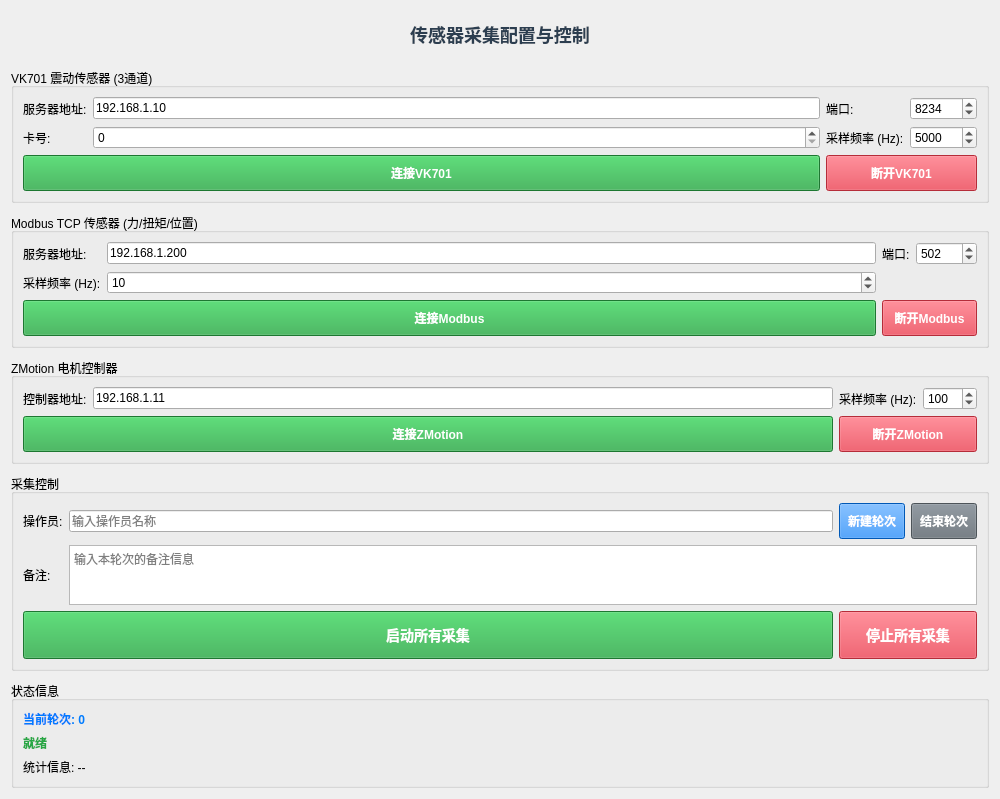
<?xml version="1.0" encoding="UTF-8"?>
<ui version="4.0">
 <class>SensorPage</class>
 <widget class="QWidget" name="SensorPage">
  <property name="geometry">
   <rect>
    <x>0</x>
    <y>0</y>
    <width>1000</width>
    <height>700</height>
   </rect>
  </property>
  <property name="windowTitle">
   <string>传感器采集控制</string>
  </property>
  <layout class="QVBoxLayout" name="verticalLayout">
   <property name="spacing">
    <number>10</number>
   </property>
   <item>
    <widget class="QLabel" name="label_title">
     <property name="text">
      <string>传感器采集配置与控制</string>
     </property>
     <property name="alignment">
      <set>Qt::AlignCenter</set>
     </property>
     <property name="styleSheet">
      <string>font-size: 18px; font-weight: bold; color: #2c3e50; padding: 10px;</string>
     </property>
    </widget>
   </item>
   
   <!-- VK701配置区 -->
   <item>
    <widget class="QGroupBox" name="groupBox_vk701">
     <property name="title">
      <string>VK701 震动传感器 (3通道)</string>
     </property>
     <layout class="QGridLayout" name="gridLayout_vk701">
      <item row="0" column="0">
       <widget class="QLabel" name="label_vk701_address">
        <property name="text">
         <string>服务器地址:</string>
        </property>
       </widget>
      </item>
      <item row="0" column="1">
       <widget class="QLineEdit" name="le_vk701_address">
        <property name="text">
         <string>192.168.1.10</string>
        </property>
       </widget>
      </item>
      <item row="0" column="2">
       <widget class="QLabel" name="label_vk701_port">
        <property name="text">
         <string>端口:</string>
        </property>
       </widget>
      </item>
      <item row="0" column="3">
       <widget class="QSpinBox" name="spin_vk701_port">
        <property name="minimum">
         <number>1</number>
        </property>
        <property name="maximum">
         <number>65535</number>
        </property>
        <property name="value">
         <number>8234</number>
        </property>
       </widget>
      </item>
      <item row="1" column="0">
       <widget class="QLabel" name="label_vk701_cardid">
        <property name="text">
         <string>卡号:</string>
        </property>
       </widget>
      </item>
      <item row="1" column="1">
       <widget class="QSpinBox" name="spin_vk701_cardid">
        <property name="minimum">
         <number>0</number>
        </property>
        <property name="maximum">
         <number>10</number>
        </property>
        <property name="value">
         <number>0</number>
        </property>
       </widget>
      </item>
      <item row="1" column="2">
       <widget class="QLabel" name="label_vk701_frequency">
        <property name="text">
         <string>采样频率 (Hz):</string>
        </property>
       </widget>
      </item>
      <item row="1" column="3">
       <widget class="QSpinBox" name="spin_vk701_frequency">
        <property name="minimum">
         <number>100</number>
        </property>
        <property name="maximum">
         <number>100000</number>
        </property>
        <property name="singleStep">
         <number>100</number>
        </property>
        <property name="value">
         <number>5000</number>
        </property>
       </widget>
      </item>
      <item row="2" column="0" colspan="2">
       <widget class="QPushButton" name="btn_vk701_connect">
        <property name="text">
         <string>连接VK701</string>
        </property>
        <property name="styleSheet">
         <string>background-color: #28a745; color: white; font-weight: bold; padding: 8px;</string>
        </property>
       </widget>
      </item>
      <item row="2" column="2" colspan="2">
       <widget class="QPushButton" name="btn_vk701_disconnect">
        <property name="text">
         <string>断开VK701</string>
        </property>
        <property name="enabled">
         <bool>false</bool>
        </property>
        <property name="styleSheet">
         <string>background-color: #dc3545; color: white; font-weight: bold; padding: 8px;</string>
        </property>
       </widget>
      </item>
     </layout>
    </widget>
   </item>
   
   <!-- Modbus TCP配置区 -->
   <item>
    <widget class="QGroupBox" name="groupBox_mdb">
     <property name="title">
      <string>Modbus TCP 传感器 (力/扭矩/位置)</string>
     </property>
     <layout class="QGridLayout" name="gridLayout_mdb">
      <item row="0" column="0">
       <widget class="QLabel" name="label_mdb_address">
        <property name="text">
         <string>服务器地址:</string>
        </property>
       </widget>
      </item>
      <item row="0" column="1">
       <widget class="QLineEdit" name="le_mdb_address">
        <property name="text">
         <string>192.168.1.200</string>
        </property>
       </widget>
      </item>
      <item row="0" column="2">
       <widget class="QLabel" name="label_mdb_port">
        <property name="text">
         <string>端口:</string>
        </property>
       </widget>
      </item>
      <item row="0" column="3">
       <widget class="QSpinBox" name="spin_mdb_port">
        <property name="minimum">
         <number>1</number>
        </property>
        <property name="maximum">
         <number>65535</number>
        </property>
        <property name="value">
         <number>502</number>
        </property>
       </widget>
      </item>
      <item row="1" column="0">
       <widget class="QLabel" name="label_mdb_frequency">
        <property name="text">
         <string>采样频率 (Hz):</string>
        </property>
       </widget>
      </item>
      <item row="1" column="1">
       <widget class="QSpinBox" name="spin_mdb_frequency">
        <property name="minimum">
         <number>1</number>
        </property>
        <property name="maximum">
         <number>1000</number>
        </property>
        <property name="value">
         <number>10</number>
        </property>
       </widget>
      </item>
      <item row="2" column="0" colspan="2">
       <widget class="QPushButton" name="btn_mdb_connect">
        <property name="text">
         <string>连接Modbus</string>
        </property>
        <property name="styleSheet">
         <string>background-color: #28a745; color: white; font-weight: bold; padding: 8px;</string>
        </property>
       </widget>
      </item>
      <item row="2" column="2" colspan="2">
       <widget class="QPushButton" name="btn_mdb_disconnect">
        <property name="text">
         <string>断开Modbus</string>
        </property>
        <property name="enabled">
         <bool>false</bool>
        </property>
        <property name="styleSheet">
         <string>background-color: #dc3545; color: white; font-weight: bold; padding: 8px;</string>
        </property>
       </widget>
      </item>
     </layout>
    </widget>
   </item>
   
   <!-- ZMotion配置区 -->
   <item>
    <widget class="QGroupBox" name="groupBox_motor">
     <property name="title">
      <string>ZMotion 电机控制器</string>
     </property>
     <layout class="QGridLayout" name="gridLayout_motor">
      <item row="0" column="0">
       <widget class="QLabel" name="label_motor_address">
        <property name="text">
         <string>控制器地址:</string>
        </property>
       </widget>
      </item>
      <item row="0" column="1">
       <widget class="QLineEdit" name="le_motor_address">
        <property name="text">
         <string>192.168.1.11</string>
        </property>
       </widget>
      </item>
      <item row="0" column="2">
       <widget class="QLabel" name="label_motor_frequency">
        <property name="text">
         <string>采样频率 (Hz):</string>
        </property>
       </widget>
      </item>
      <item row="0" column="3">
       <widget class="QSpinBox" name="spin_motor_frequency">
        <property name="minimum">
         <number>1</number>
        </property>
        <property name="maximum">
         <number>1000</number>
        </property>
        <property name="value">
         <number>100</number>
        </property>
       </widget>
      </item>
      <item row="1" column="0" colspan="2">
       <widget class="QPushButton" name="btn_motor_connect">
        <property name="text">
         <string>连接ZMotion</string>
        </property>
        <property name="styleSheet">
         <string>background-color: #28a745; color: white; font-weight: bold; padding: 8px;</string>
        </property>
       </widget>
      </item>
      <item row="1" column="2" colspan="2">
       <widget class="QPushButton" name="btn_motor_disconnect">
        <property name="text">
         <string>断开ZMotion</string>
        </property>
        <property name="enabled">
         <bool>false</bool>
        </property>
        <property name="styleSheet">
         <string>background-color: #dc3545; color: white; font-weight: bold; padding: 8px;</string>
        </property>
       </widget>
      </item>
     </layout>
    </widget>
   </item>
   
   <!-- 采集控制区 -->
   <item>
    <widget class="QGroupBox" name="groupBox_control">
     <property name="title">
      <string>采集控制</string>
     </property>
     <layout class="QGridLayout" name="gridLayout_control">
      <item row="0" column="0">
       <widget class="QLabel" name="label_operator">
        <property name="text">
         <string>操作员:</string>
        </property>
       </widget>
      </item>
      <item row="0" column="1">
       <widget class="QLineEdit" name="le_operator">
        <property name="placeholderText">
         <string>输入操作员名称</string>
        </property>
       </widget>
      </item>
      <item row="0" column="2">
       <widget class="QPushButton" name="btn_new_round">
        <property name="text">
         <string>新建轮次</string>
        </property>
        <property name="styleSheet">
         <string>background-color: #007bff; color: white; font-weight: bold; padding: 8px;</string>
        </property>
       </widget>
      </item>
      <item row="0" column="3">
       <widget class="QPushButton" name="btn_end_round">
        <property name="text">
         <string>结束轮次</string>
        </property>
        <property name="styleSheet">
         <string>background-color: #6c757d; color: white; font-weight: bold; padding: 8px;</string>
        </property>
       </widget>
      </item>
      <item row="1" column="0">
       <widget class="QLabel" name="label_note_label">
        <property name="text">
         <string>备注:</string>
        </property>
       </widget>
      </item>
      <item row="1" column="1" colspan="3">
       <widget class="QTextEdit" name="te_note">
        <property name="maximumSize">
         <size>
          <width>16777215</width>
          <height>60</height>
         </size>
        </property>
        <property name="placeholderText">
         <string>输入本轮次的备注信息</string>
        </property>
       </widget>
      </item>
      <item row="2" column="0" colspan="2">
       <widget class="QPushButton" name="btn_start_all">
        <property name="text">
         <string>启动所有采集</string>
        </property>
        <property name="styleSheet">
         <string>background-color: #28a745; color: white; font-weight: bold; padding: 12px; font-size: 14px;</string>
        </property>
       </widget>
      </item>
      <item row="2" column="2" colspan="2">
       <widget class="QPushButton" name="btn_stop_all">
        <property name="text">
         <string>停止所有采集</string>
        </property>
        <property name="enabled">
         <bool>false</bool>
        </property>
        <property name="styleSheet">
         <string>background-color: #dc3545; color: white; font-weight: bold; padding: 12px; font-size: 14px;</string>
        </property>
       </widget>
      </item>
     </layout>
    </widget>
   </item>
   
   <!-- 状态显示区 -->
   <item>
    <widget class="QGroupBox" name="groupBox_status">
     <property name="title">
      <string>状态信息</string>
     </property>
     <layout class="QVBoxLayout" name="verticalLayout_status">
      <item>
       <widget class="QLabel" name="label_round_id">
        <property name="text">
         <string>当前轮次: 0</string>
        </property>
        <property name="styleSheet">
         <string>font-weight: bold; color: #007bff;</string>
        </property>
       </widget>
      </item>
      <item>
       <widget class="QLabel" name="label_status">
        <property name="text">
         <string>就绪</string>
        </property>
        <property name="styleSheet">
         <string>font-weight: bold; color: #28a745;</string>
        </property>
       </widget>
      </item>
      <item>
       <widget class="QLabel" name="label_statistics">
        <property name="text">
         <string>统计信息: --</string>
        </property>
       </widget>
      </item>
     </layout>
    </widget>
   </item>
   
   <item>
    <spacer name="verticalSpacer">
     <property name="orientation">
      <enum>Qt::Vertical</enum>
     </property>
     <property name="sizeHint" stdset="0">
      <size>
       <width>20</width>
       <height>40</height>
      </size>
     </property>
    </spacer>
   </item>
  </layout>
 </widget>
 <resources/>
 <connections/>
</ui>
